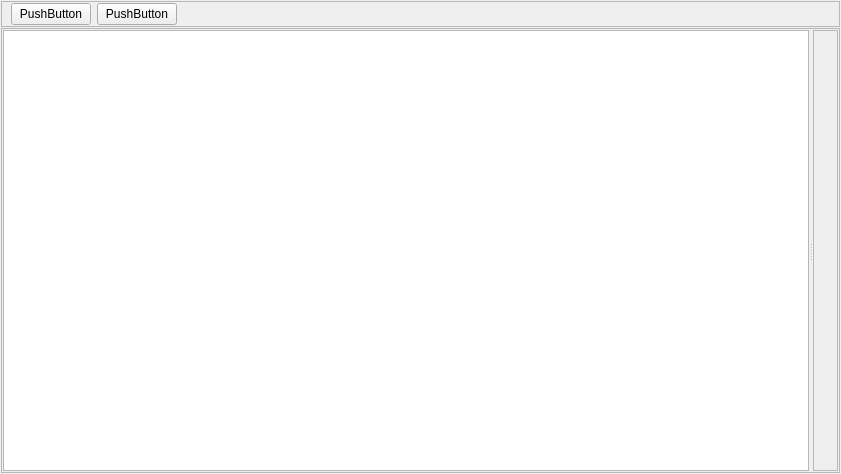
<?xml version="1.0" encoding="UTF-8"?>
<ui version="4.0">
 <class>SummariesWidget</class>
 <widget class="QWidget" name="SummariesWidget">
  <property name="geometry">
   <rect>
    <x>0</x>
    <y>0</y>
    <width>841</width>
    <height>474</height>
   </rect>
  </property>
  <property name="windowTitle">
   <string>Form</string>
  </property>
  <layout class="QVBoxLayout" name="verticalLayout">
   <property name="spacing">
    <number>1</number>
   </property>
   <property name="leftMargin">
    <number>1</number>
   </property>
   <property name="topMargin">
    <number>1</number>
   </property>
   <property name="rightMargin">
    <number>1</number>
   </property>
   <property name="bottomMargin">
    <number>1</number>
   </property>
   <item>
    <widget class="QFrame" name="frToolbar">
     <property name="sizePolicy">
      <sizepolicy hsizetype="Preferred" vsizetype="Fixed">
       <horstretch>0</horstretch>
       <verstretch>0</verstretch>
      </sizepolicy>
     </property>
     <property name="frameShape">
      <enum>QFrame::StyledPanel</enum>
     </property>
     <property name="frameShadow">
      <enum>QFrame::Raised</enum>
     </property>
     <layout class="QHBoxLayout" name="horizontalLayout">
      <property name="topMargin">
       <number>1</number>
      </property>
      <property name="bottomMargin">
       <number>1</number>
      </property>
      <item>
       <widget class="QPushButton" name="btnOpenSummary">
        <property name="text">
         <string>PushButton</string>
        </property>
       </widget>
      </item>
      <item>
       <widget class="QPushButton" name="btnCloseSummary">
        <property name="text">
         <string>PushButton</string>
        </property>
       </widget>
      </item>
      <item>
       <spacer name="horizontalSpacer">
        <property name="orientation">
         <enum>Qt::Horizontal</enum>
        </property>
        <property name="sizeHint" stdset="0">
         <size>
          <width>40</width>
          <height>20</height>
         </size>
        </property>
       </spacer>
      </item>
     </layout>
    </widget>
   </item>
   <item>
    <widget class="QFrame" name="frClient">
     <property name="frameShape">
      <enum>QFrame::StyledPanel</enum>
     </property>
     <property name="frameShadow">
      <enum>QFrame::Raised</enum>
     </property>
     <layout class="QHBoxLayout" name="horizontalLayout_2">
      <property name="spacing">
       <number>5</number>
      </property>
      <property name="leftMargin">
       <number>1</number>
      </property>
      <property name="topMargin">
       <number>1</number>
      </property>
      <property name="rightMargin">
       <number>1</number>
      </property>
      <property name="bottomMargin">
       <number>1</number>
      </property>
      <item>
       <widget class="QSplitter" name="splitter">
        <property name="orientation">
         <enum>Qt::Horizontal</enum>
        </property>
        <widget class="QTreeView" name="tvSummaries">
         <property name="sizePolicy">
          <sizepolicy hsizetype="Expanding" vsizetype="Expanding">
           <horstretch>1</horstretch>
           <verstretch>0</verstretch>
          </sizepolicy>
         </property>
        </widget>
        <widget class="QFrame" name="frSummaries">
         <property name="sizePolicy">
          <sizepolicy hsizetype="Preferred" vsizetype="Preferred">
           <horstretch>4</horstretch>
           <verstretch>0</verstretch>
          </sizepolicy>
         </property>
         <property name="frameShape">
          <enum>QFrame::StyledPanel</enum>
         </property>
         <property name="frameShadow">
          <enum>QFrame::Raised</enum>
         </property>
         <layout class="QVBoxLayout" name="verticalLayout_2">
          <property name="leftMargin">
           <number>0</number>
          </property>
          <property name="topMargin">
           <number>0</number>
          </property>
          <property name="rightMargin">
           <number>0</number>
          </property>
          <property name="bottomMargin">
           <number>0</number>
          </property>
         </layout>
        </widget>
       </widget>
      </item>
     </layout>
    </widget>
   </item>
  </layout>
 </widget>
 <resources/>
 <connections/>
</ui>
